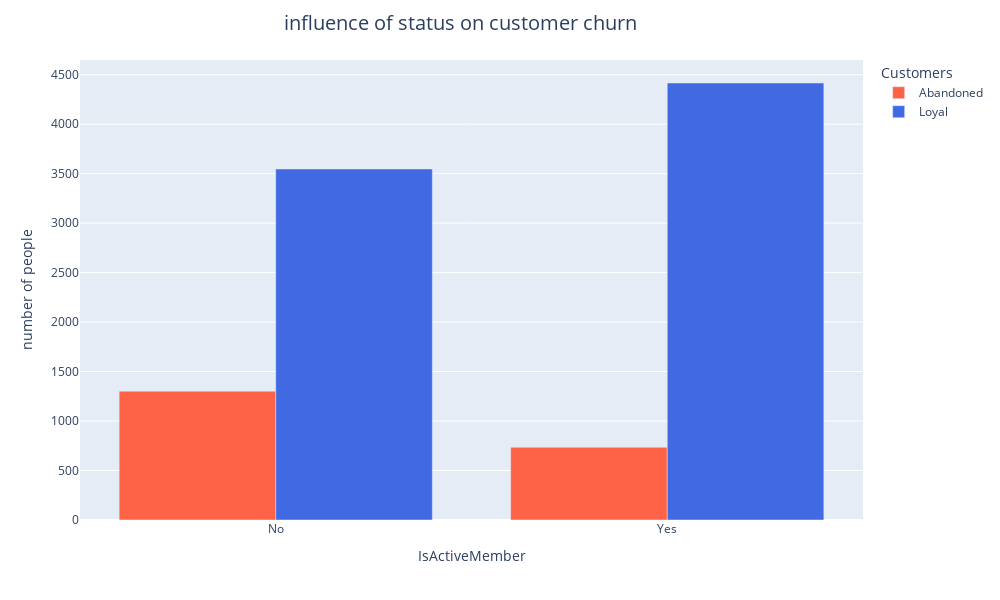

The code cell stored with this chart in its notebook:
### Markdown cell above
По данной таблице наблюдается тенеденция, с ростом количества приобретенных у банка услуг уменьшается количество покинувших банк клиентов.

С этого момента уже можно делать предположения о программе направлении программы удержания клиентов.
=> Предлагать для данной категории клиентов (клиенты в возрасте от 38-51, в частности женщины) более выгодные услуги.

### Code cell
relation = pd.pivot_table(data = clients_df,
                     values = 'CustomerId',
                     index = 'IsActiveMember',
                     columns = 'Exited',
                     aggfunc = 'count')

relation.rename({0: 'No', 1: 'Yes'}, inplace=True)
fig = px.bar(data_frame = relation, 
             barmode = 'group',
             labels = {'Exited': 'Customers'},
             width = 1000,
             height = 600,
             color_discrete_sequence=['tomato', 'royalblue']
             )

fig.update_layout(
    title_text = 'influence of status on customer churn',
    title_x = 0.46,
    title_font_size = 20,
    yaxis_title = 'number of people'
    )

fig.show()

### Figure 1 — Plotly figure (JSON) as saved in the notebook; plotly's stock layout.template omitted (floating-point values rounded to 4 significant figures)
{"data": [{"alignmentgroup": "True", "hovertemplate": "Customers=Abandoned<br>IsActiveMember=%{x}<br>value=%{y}<extra></extra>", "legendgroup": "Abandoned", "marker": {"color": "tomato", "pattern": {"shape": ""}}, "name": "Abandoned", "offsetgroup": "Abandoned", "orientation": "v", "showlegend": true, "textposition": "auto", "type": "bar", "x": ["No", "Yes"], "xaxis": "x", "y": [1302, 735], "yaxis": "y"}, {"alignmentgroup": "True", "hovertemplate": "Customers=Loyal<br>IsActiveMember=%{x}<br>value=%{y}<extra></extra>", "legendgroup": "Loyal", "marker": {"color": "royalblue", "pattern": {"shape": ""}}, "name": "Loyal", "offsetgroup": "Loyal", "orientation": "v", "showlegend": true, "textposition": "auto", "type": "bar", "x": ["No", "Yes"], "xaxis": "x", "y": [3547, 4416], "yaxis": "y"}], "layout": {"barmode": "group", "height": 600, "legend": {"title": {"text": "Customers"}, "tracegroupgap": 0}, "margin": {"t": 60}, "title": {"font": {"size": 20}, "text": "influence of status on customer churn", "x": 0.46}, "width": 1000, "xaxis": {"anchor": "y", "autorange": true, "domain": [0, 1], "range": [-0.5, 1.5], "title": {"text": "IsActiveMember"}, "type": "category"}, "yaxis": {"anchor": "x", "autorange": true, "domain": [0, 1], "range": [0, 4648.0], "title": {"text": "number of people"}, "type": "linear"}}}
